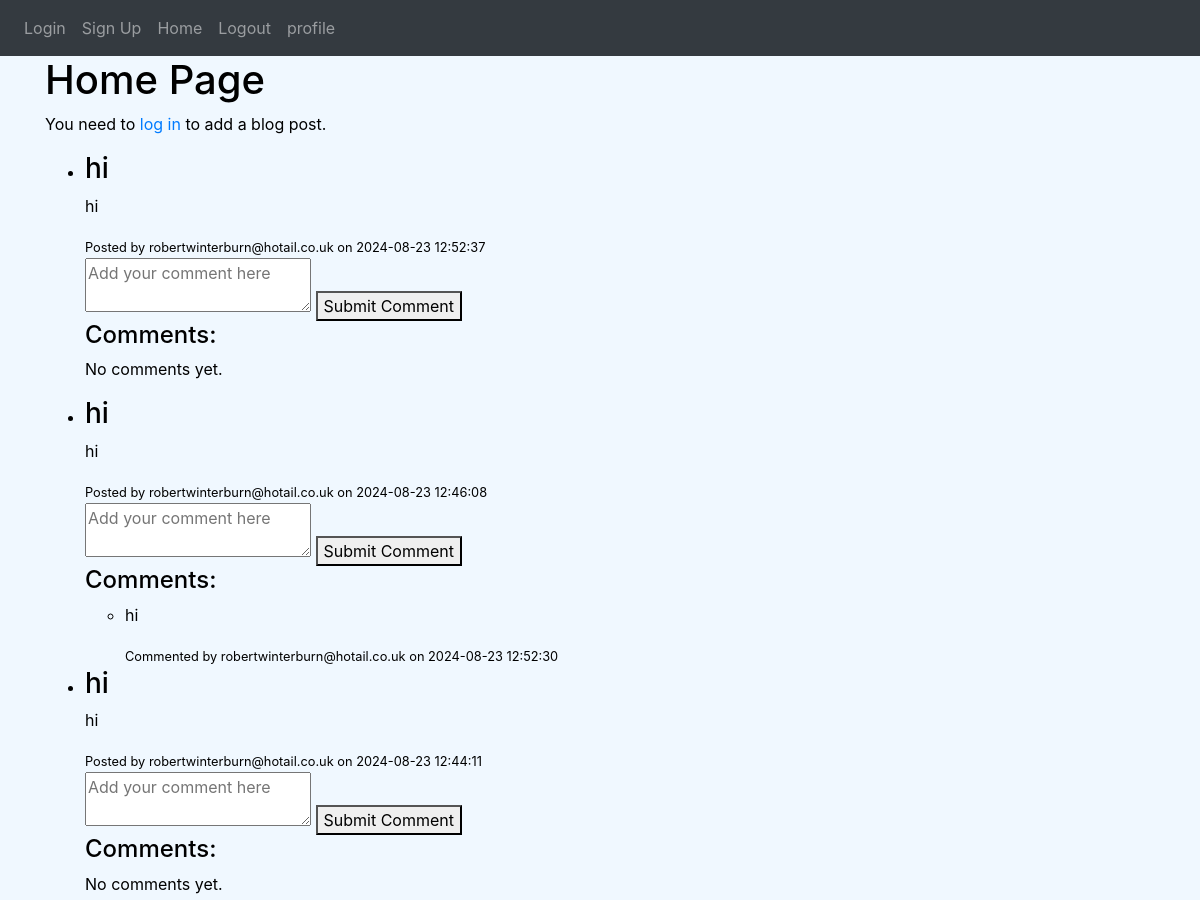
Page /home (upper part) on the earlier database version.
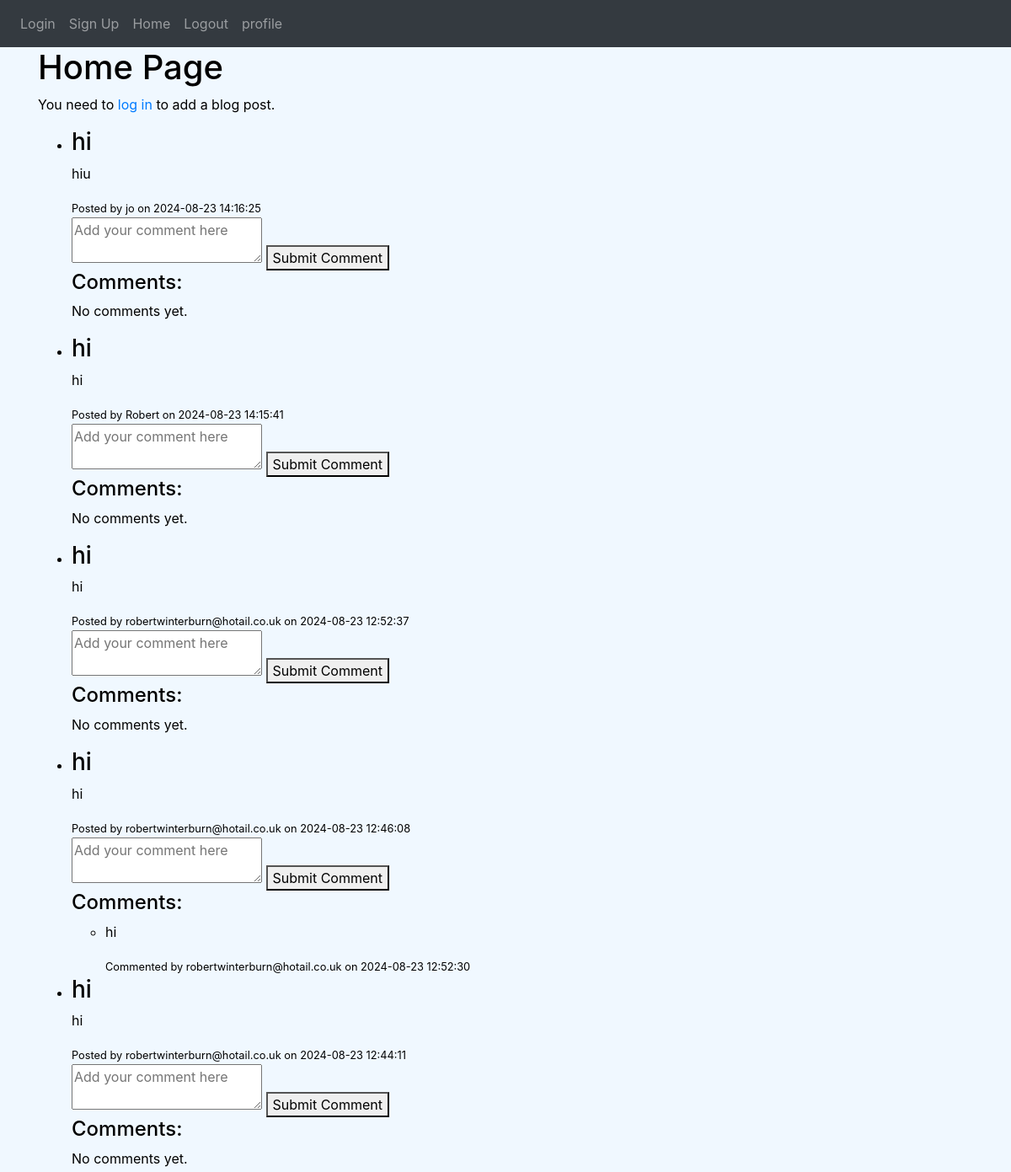
Same page on the later database version.
### models.py (models this page shows)
class BlogPost(db.Model):
    __tablename__ = 'blog_posts'  # Ensure table name matches the foreign key reference
    id = db.Column(db.Integer, primary_key=True)
    title = db.Column(db.String(200), nullable=False)
    content = db.Column(db.Text, nullable=False)
    user_id = db.Column(db.Integer, db.ForeignKey('users.id'))
    created_at = db.Column(db.DateTime, default=datetime.utcnow)
    comments = db.relationship('Comment', back_populates='blog_post')
    user = db.relationship('User', back_populates='blog_posts')

class User(db.Model, UserMixin):
    __tablename__ = 'users'
    id = db.Column(db.Integer, primary_key=True)
    email = db.Column(db.String(150), unique=True, nullable=False)
    password = db.Column(db.String(150), nullable=False)
    first_name = db.Column(db.String(150), nullable=False)
    notes = db.relationship('Note', back_populates='user')
    comments = db.relationship('Comment', back_populates='user')
    blog_posts = db.relationship('BlogPost', back_populates='user')

class Comment(db.Model):
    __tablename__ = 'comments'  # Ensure table name matches the foreign key reference
    id = db.Column(db.Integer, primary_key=True)
    content = db.Column(db.String(1000), nullable=False)
    user_id = db.Column(db.Integer, db.ForeignKey('users.id'))
    blog_post_id = db.Column(db.Integer, db.ForeignKey('blog_posts.id'))
    created_at = db.Column(db.DateTime, default=datetime.utcnow)
    user = db.relationship('User', back_populates='comments')
    blog_post = db.relationship('BlogPost', back_populates='comments')

### views.py (the view, shortened to what this page needs)
@views.route('/home', methods=['GET', 'POST'])
def show_blog_posts():
    blog_posts = BlogPost.query.order_by(BlogPost.created_at.desc()).all()
    return render_template('home.html', blog_posts=blog_posts)

### app/templates/home.html (shortened to what this page needs)
{% extends "base.html" %}
{% block content %}
    <h1>Home Page</h1>
    {% if current_user.is_authenticated %}
        <h2>Add a New Blog Post</h2>
        <form method="POST" action="{{ url_for('views.show_blog_posts') }}">
            <label for="title">Title:</label>
            <input type="text" id="title" name="title" required><br><br>
            <label for="content">Content:</label><br>
            <textarea id="content" name="content" rows="5" cols="40" required></textarea><br><br>
            <button type="submit">Add Blog Post</button>
        </form>
    {% else %}
        <p>You need to <a href="{{ url_for('auth.login') }}">log in</a> to add a blog post.</p>
    {% endif %}
    {% if blog_posts %}
        <ul>
            {% for post in blog_posts %}
                <li>
                    <h3>{{ post.title }}</h3>
                    <p>{{ post.content }}</p>
                    <small>Posted by {{ post.user.first_name }} on {{ post.created_at.strftime('%Y-%m-%d %H:%M:%S') }}</small>
                    <form action="{{ url_for('views.add_comment', post_id=post.id) }}" method="POST">
                        <textarea name="comment" placeholder="Add your comment here" required></textarea>
                        <button type="submit">Submit Comment</button>
                    </form>
                    <div>
                        <h4>Comments:</h4>
                        {% if post.comments %}
                            <ul>
                                {% for comment in post.comments %}
                                    <li>
                                        <p>{{ comment.content }}</p>
                                        <small>Commented by {{ comment.user.first_name }} on {{ comment.created_at.strftime('%Y-%m-%d %H:%M:%S') }}</small>
                                    </li>
                                {% endfor %}
                            </ul>
                        {% else %}
                            <p>No comments yet.</p>
                        {% endif %}
                    </div>
                </li>
            {% endfor %}
        </ul>
    {% else %}
        <p>No blog posts available.</p>
    {% endif %}
{% endblock %}

### app/templates/base.html (shortened to what this page needs)
<!DOCTYPE html>
<html lang="en">
<head>
    <link
      rel="stylesheet"
      href="https://stackpath.bootstrapcdn.com/bootstrap/4.4.1/css/bootstrap.min.css"
    />
    <link
      rel="stylesheet"
      href="https://stackpath.bootstrapcdn.com/font-awesome/4.7.0/css/font-awesome.min.css"
    />
    <link rel="stylesheet" type="text/css" href="{{ url_for('static', filename='styles.css')}}">
</head>
<body>
  <nav id="nav" class ="navbar navbar-expand-lg navbar-dark bg-dark">
    <div class="collapse navbar-collapse" id="navbar">
        <div class="navbar-nav">
            <a class="nav-item nav-link" id="login" href="/login">Login </a>
            <a class="nav-item nav-link" id="signUp" href="/sign-up">Sign Up </a>
            <a class="nav-item nav-link" id="home" href="/home">Home </a>
            <a class="nav-item nav-link" id="logout" href="/logout">Logout </a>
            <a class="nav-item nav-link" id="profile" href="/profile">profile </a>
        </div>
    </div>
</nav>
<div class="container">
    {% block content %}
    {% endblock %}
</div>
</body>
</html>

### static/styles.css (style rules this page uses)
body { color: #000000; background-color: aliceblue; }

Differences in the rows shown:
added BlogPost: title "hi", content "hiu", user.first_name "jo", created_at "2024-08-23 14:16:25", shows "No comments yet."
added BlogPost: title "hi", content "hi", user.first_name "Robert", created_at "2024-08-23 14:15:41", shows "No comments yet."
